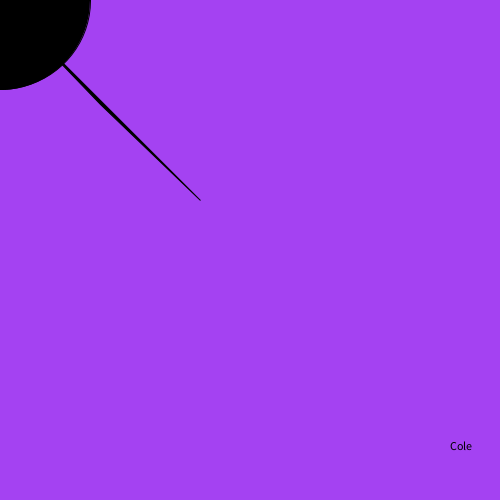
Frame 1 (no input)
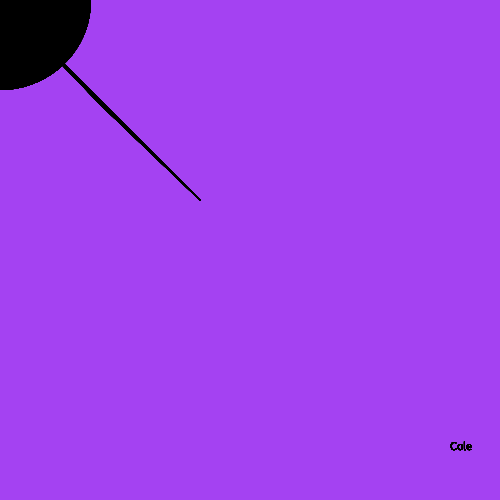
Frame 60 (the mouse pressed at the canvas centre just before this capture)
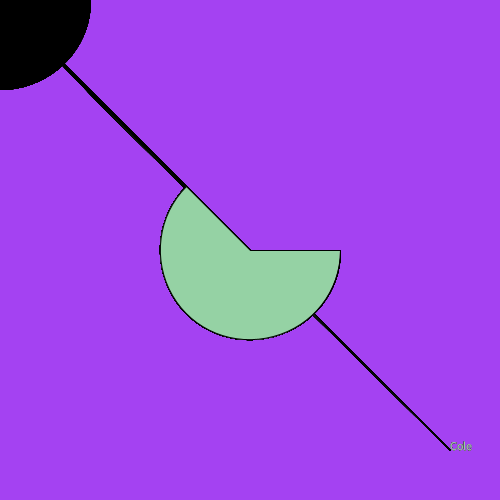
Frame 120 (the mouse held since frame 60 and released just before this capture)

The Processing sketch that drew these frames (run headless with seeded random() and noise(); from frame 60 on, the mouse is pressed at the canvas centre):

// Processing sketch: sketch_160411b
// ── sketch_160411b.pde
void setup(){
  size(500,500);
  background(random(255),random(255),random(255));
  
  
  
}
void draw(){
 
  fill(mouseY,mouseX,mouseX);
  triangle(mouseX,mouseY,mouseX+200,mouseY+200,100,104);
  if (mousePressed){
    fill(random(255),random(255),random(255));
  }
    else{
    fill(mouseY,mouseX,mouseX);
    }  
  arc(mouseX, mouseY, 180, 180, 0, PI+QUARTER_PI, PIE);
  println(mouseX);
  text("Cole",450,450);
}
